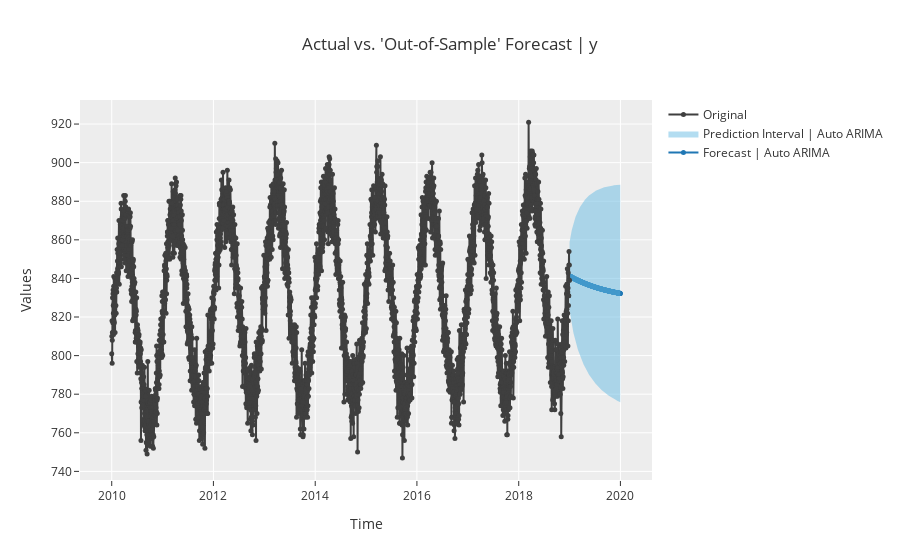

The notebook cell this image was saved under:
### Code cell
plt.figure(figsize=(15,5))
plot_model(final_model, plot='forecast')
plt.show()

### Figure 1 — Plotly figure (JSON) as saved in the notebook; plotly's stock layout.template omitted (floating-point values rounded to 4 significant figures; data arrays with more than 128 entries replaced by an {"elided": "..."} marker saying what was removed)
{"data": [{"line": {"color": "#1f77b4"}, "marker": {"size": 5}, "mode": "lines+markers", "name": "Forecast | Auto ARIMA", "showlegend": true, "type": "scatter", "x": {"elided": "365 str values"}, "y": {"elided": "365 float values"}}, {"line": {"width": 0}, "marker": {"color": "#68BBE3"}, "mode": "lines", "name": "Lower Interval", "showlegend": false, "type": "scatter", "x": {"elided": "365 str values"}, "y": {"elided": "365 float values"}}, {"fill": "tonexty", "fillcolor": "rgba(104,187,227,0.5)", "line": {"width": 0}, "marker": {"color": "#68BBE3"}, "mode": "lines", "name": "Prediction Interval | Auto ARIMA", "showlegend": true, "type": "scatter", "x": {"elided": "365 str values"}, "y": {"elided": "365 float values"}}, {"marker": {"color": "#3f3f3f", "size": 5}, "mode": "lines+markers", "name": "Original", "showlegend": true, "type": "scatter", "x": {"elided": "3287 str values"}, "y": {"elided": "3287 int values"}}], "layout": {"showlegend": true, "title": {"text": "Actual vs. 'Out-of-Sample' Forecast | y"}, "xaxis": {"title": {"text": "Time"}}, "yaxis": {"title": {"text": "Values"}}}}
